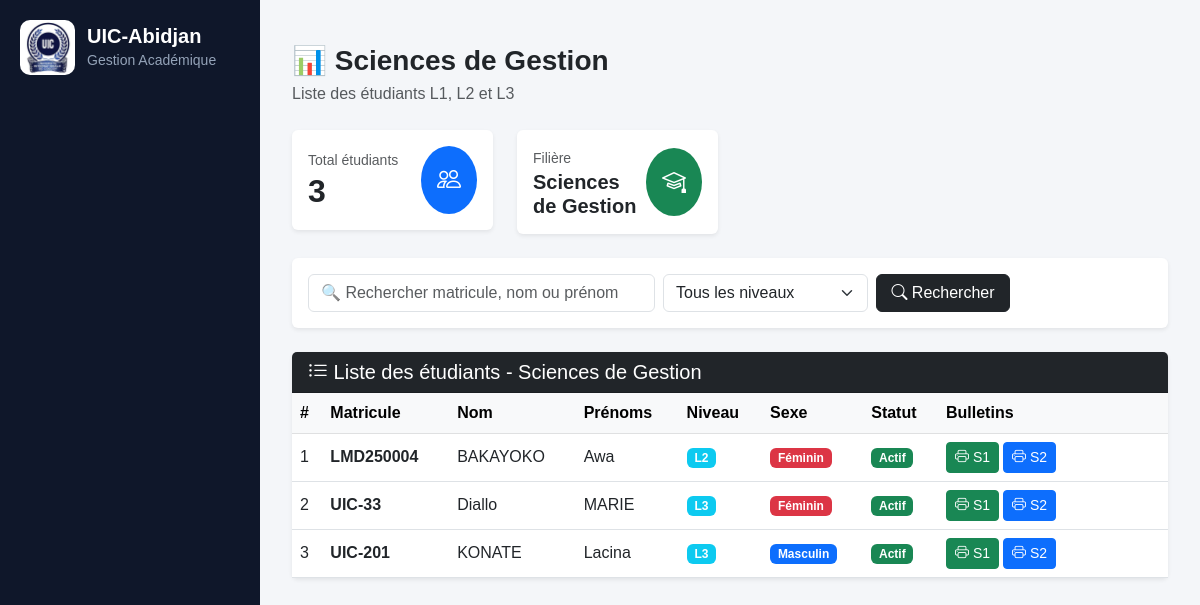
The app's page /lmd/gestion/bulletins/, older data.
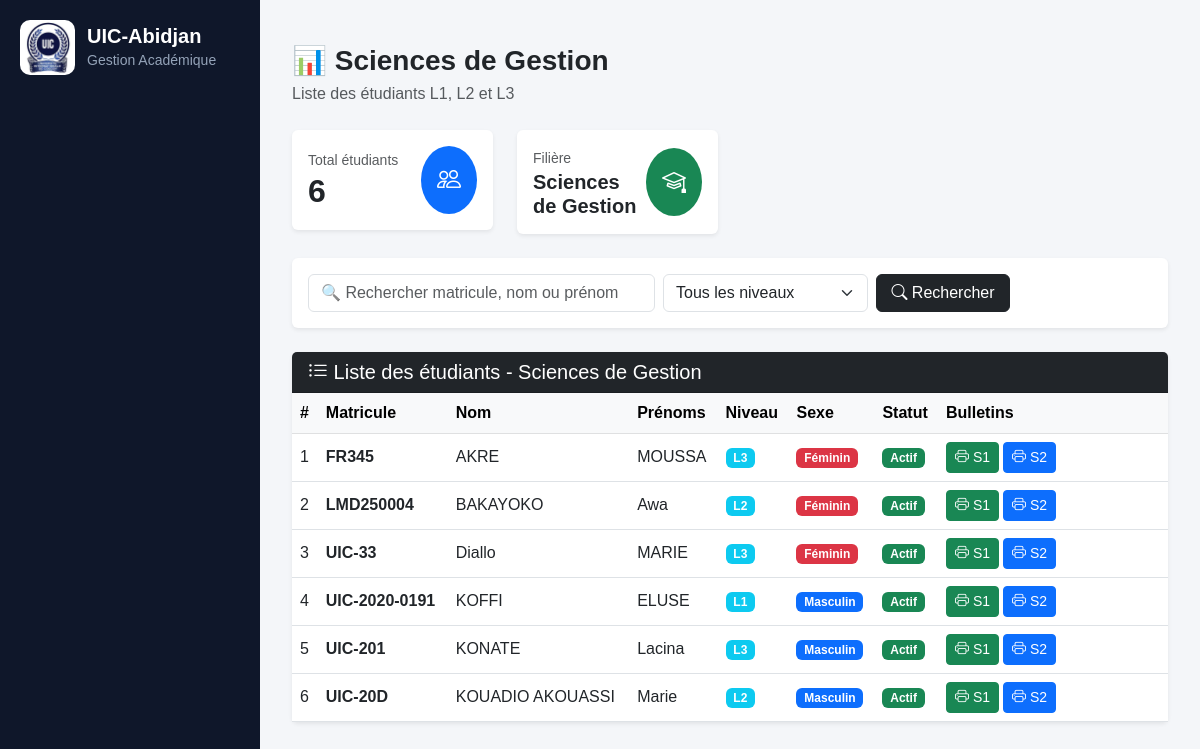
The same page, newer data.
### lmd/models.py (models this page shows, shortened)
class EtudiantLMD(models.Model):
    user = models.OneToOneField(
        User,
        on_delete=models.CASCADE,
        null=True,
        blank=True,
        related_name="etudiant_lmd"
    )
    matricule = models.CharField(
        max_length=50,
        unique=True,
        db_index=True
    )
    nom = models.CharField(
        max_length=100,
        db_index=True
    )
    prenoms = models.CharField(
        max_length=150
    )
    sexe = models.CharField(
        max_length=1,
        choices=(
            ('M', 'Masculin'),
            ('F', 'Féminin'),
        )
    )
    STATUTS = [
        ("AF", "Affecté"),
        ("NF", "Non Affecté"),
    ]
    statut = models.CharField(
        max_length=2,
        choices=STATUTS,
        default="NF"
    )
    date_naissance = models.DateField(
        null=True,
        blank=True
    )
    lieu_naissance = models.CharField(
        max_length=100,
        blank=True,
        null=True
    )
    telephone = models.CharField(
        max_length=30,
        blank=True
    )
    email = models.EmailField(
        blank=True
    )
    NIVEAUX = [
        ("L1", "Licence 1"),
        ("L2", "Licence 2"),
        ("L3", "Licence 3"),
        ("M1", "Master 1"),
        ("M2", "Master 2"),
        ("DOC", "Doctorat"),
    ]
    niveau = models.CharField(
        max_length=10,
        choices=NIVEAUX,
        db_index=True
    )
    filiere = models.ForeignKey(
        "FiliereLMD",
        on_delete=models.CASCADE,
        related_name="etudiants"
    )
    annee_academique = models.CharField(
        max_length=20,
        db_index=True
    )
    date_inscription = models.DateTimeField(
        auto_now_add=True
    )
    actif = models.BooleanField(
        default=True
    )
    class Meta:
        ordering = [
            "nom",
            "prenoms"
        ]
        constraints = [
            models.UniqueConstraint(
                fields=[
                    "matricule",
                    "annee_academique"
                ],
                name="unique_etudiant_annee"
            )
        ]

### lmd/views.py (the view)
# urls.py: path("gestion/bulletins/",views.liste_bulletins_gestion,name="liste_bulletins_gestion"),
def liste_bulletins_gestion(request):
    filiere = get_object_or_404(
        FiliereLMD,
        libelle="Sciences de Gestion"
    )
    etudiants = EtudiantLMD.objects.filter(
        filiere=filiere
    ).order_by("nom", "prenoms")
    print("========== TEST ==========")
    print("Filière :", filiere.libelle)
    print("Nombre d'étudiants :", etudiants.count())
    for e in etudiants:
        print(e.matricule, e.nom, e.prenoms)
    return render(
        request,
        "lmd/l3/gestion/bulletins.html",
        {
            "etudiants": etudiants,
            "filiere": filiere
        }
    )

### lmd/templates/lmd/l3/gestion/bulletins.html (shortened to what the changed rows need)
{% extends "base.html" %}
{% block content %}
<div class="container-fluid mt-4">
<div class="row g-4 mb-4">
    <div class="col-md-3">
        <div class="card border-0 shadow-sm">
            <div class="card-body">
                <div class="d-flex justify-content-between align-items-center">
                    <div>
                        <small class="text-muted">
                            Total étudiants
                        </small>
                        <h2 class="fw-bold mb-0">
                            {{ etudiants|length }}
                        </h2>
                    </div>
                </div>
            </div>
        </div>
    </div>
</div>
<div class="card shadow-sm border-0">
    <div class="card-body p-0">
        <div class="table-responsive">
            <table class="table table-hover align-middle mb-0">
                <thead class="table-light">
                    <tr>
                        <th>#</th>
                        <th>Matricule</th>
                        <th>Nom</th>
                        <th>Prénoms</th>
                        <th>Niveau</th>
                        <th>Sexe</th>
                        <th>Statut</th>
                        <th width="230">
                            Bulletins
                        </th>
                    </tr>
                </thead>
                <tbody>
                {% for etudiant in etudiants %}
                    <tr>
                        <td>
                            {{ forloop.counter }}
                        </td>
                        <td class="fw-bold">
                            {{ etudiant.matricule }}
                        </td>
                        <td>
                            {{ etudiant.nom }}
                        </td>
                        <td>
                            {{ etudiant.prenoms }}
                        </td>
                        <td>
                            <span class="badge bg-info">
                                {{ etudiant.niveau }}
                            </span>
                        </td>
                        <td>
                            {% if etudiant.sexe == "M" %}
                                <span class="badge bg-primary">
                                    Masculin
                                </span>
                            {% elif etudiant.sexe == "F" %}
                                <span class="badge bg-danger">
                                    Féminin
                                </span>
                            {% else %}
                                <span class="badge bg-secondary">
                                    -
                                </span>
                            {% endif %}
                        </td>
                        <td>
                            {% if etudiant.actif %}
                                <span class="badge bg-success">
                                    Actif
                                </span>
                            {% else %}
                                <span class="badge bg-secondary">
                                    Inactif
                                </span>
                            {% endif %}
                        </td>
                        <td>
                            <div class="d-flex gap-1">
                                <a
                                    href="{% url 'bulletin_gestion_lmd_pdf' etudiant.id 'S1' %}"
                                    class="btn btn-sm btn-success"
                                    target="_blank"
                                    title="Imprimer le bulletin du semestre 1">
                                    <i class="bi bi-printer"></i>
                                    S1
                                </a>
                                <a
                                    href="{% url 'bulletin_gestion_lmd_pdf' etudiant.id 'S2' %}"
                                    class="btn btn-sm btn-primary"
                                    target="_blank"
                                    title="Imprimer le bulletin du semestre 2">
                                    <i class="bi bi-printer"></i>
                                    S2
                                </a>
                            </div>
                        </td>
                    </tr>
                {% endfor %}
                </tbody>
            </table>
        </div>
    </div>
</div>
</div>
{% endblock %}

Row changes from the older to the newer data that the page shows:
added EtudiantLMD: matricule "FR345", nom "AKRE", prenoms "MOUSSA", niveau "L3", sexe "Féminin", actif "Actif"
added EtudiantLMD: matricule "UIC-2020-0191", nom "KOFFI", prenoms "ELUSE", niveau "L1", sexe "Masculin", actif "Actif"
added EtudiantLMD: matricule "UIC-20D", nom "KOUADIO AKOUASSI", prenoms "Marie", niveau "L2", sexe "Masculin", actif "Actif"
Text that changed along with them:
{{ etudiants|length }}: "3" → "6"
